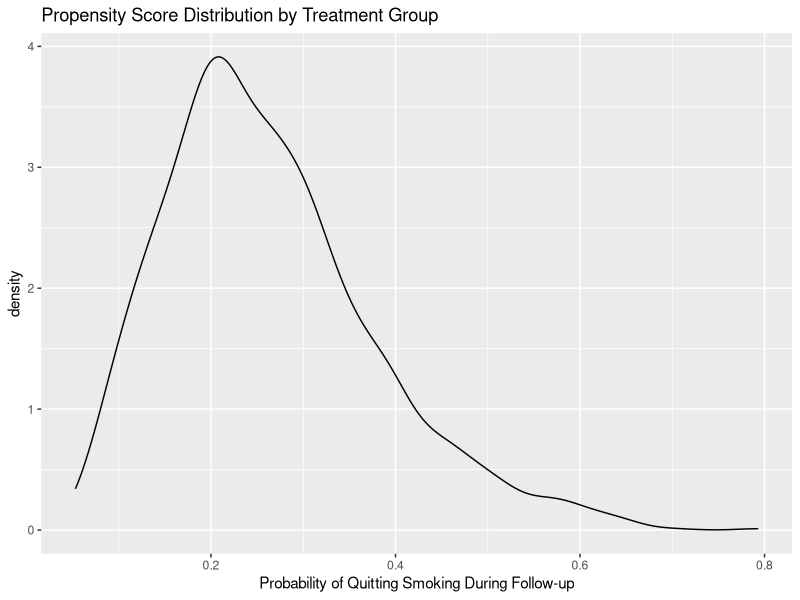
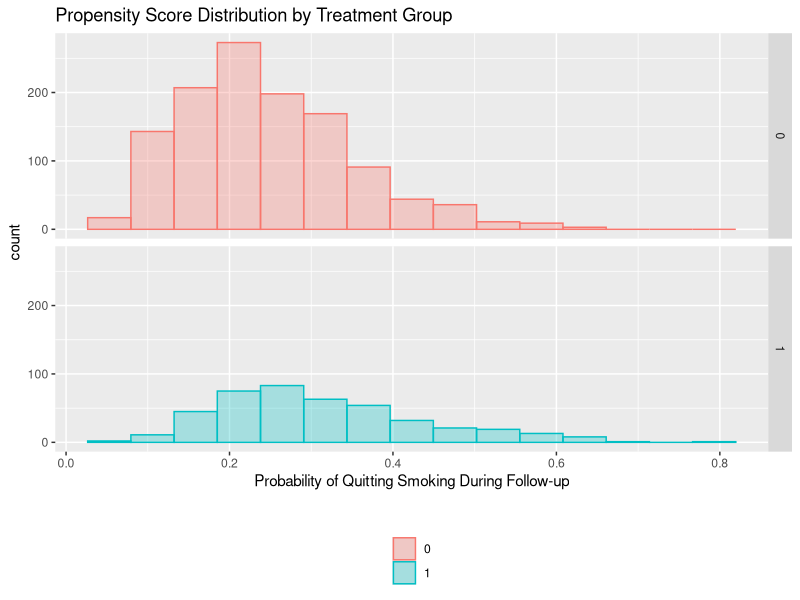

Source code (R) for these figures, in order:
## ---- chunk 1
library(here)
## ---- chunk 2
#install.packages("readxl") # install package if required
library("readxl")

nhefs <- read_excel(here("data", "NHEFS.xls"))
nhefs$cens <- ifelse(is.na(nhefs$wt82), 1, 0)

# regression on covariates, allowing for some effect modification
fit <- glm(wt82_71 ~ qsmk + sex + race + age + I(age*age) + as.factor(education)
           + smokeintensity + I(smokeintensity*smokeintensity) + smokeyrs
           + I(smokeyrs*smokeyrs) + as.factor(exercise) + as.factor(active)
           + wt71 + I(wt71*wt71) + I(qsmk*smokeintensity), data=nhefs)
summary(fit)

# (step 1) build the contrast matrix with all zeros
# this function builds the blank matrix 
# install.packages("multcomp") # install packages if necessary
library("multcomp")
makeContrastMatrix <- function(model, nrow, names) {
  m <- matrix(0, nrow = nrow, ncol = length(coef(model)))
  colnames(m) <- names(coef(model))
  rownames(m) <- names
  return(m)
}
K1 <-
  makeContrastMatrix(
    fit,
    2,
    c(
      'Effect of Quitting Smoking at Smokeintensity of 5',
      'Effect of Quitting Smoking at Smokeintensity of 40'
    )
  )
# (step 2) fill in the relevant non-zero elements 
K1[1:2, 'qsmk'] <- 1
K1[1:2, 'I(qsmk * smokeintensity)'] <- c(5, 40)

# (step 3) check the contrast matrix
K1 

# (step 4) estimate the contrasts, get tests and confidence intervals for them
estimates1 <- glht(fit, K1)
  summary(estimates1)
  confint(estimates1)

# regression on covariates, not allowing for effect modification
fit2 <- glm(wt82_71 ~ qsmk + sex + race + age + I(age*age) + as.factor(education)
           + smokeintensity + I(smokeintensity*smokeintensity) + smokeyrs
           + I(smokeyrs*smokeyrs) + as.factor(exercise) + as.factor(active)
           + wt71 + I(wt71*wt71), data=nhefs)
  
summary(fit2)
## ---- chunk 3
fit3 <- glm(qsmk ~ sex + race + age + I(age*age) + as.factor(education)
            + smokeintensity + I(smokeintensity*smokeintensity) + smokeyrs
            + I(smokeyrs*smokeyrs) + as.factor(exercise) + as.factor(active)
            + wt71 + I(wt71*wt71), data=nhefs, family=binomial())
summary(fit3)
nhefs$ps <- predict(fit3, nhefs, type="response")

summary(nhefs$ps[nhefs$qsmk==0])
summary(nhefs$ps[nhefs$qsmk==1])

# # plotting the estimated propensity score
# install.packages("ggplot2") # install packages if necessary
# install.packages("dplyr")
library("ggplot2")
library("dplyr")
ggplot(nhefs, aes(x = ps, fill = qsmk)) + geom_density(alpha = 0.2) +
  xlab('Probability of Quitting Smoking During Follow-up') +
  ggtitle('Propensity Score Distribution by Treatment Group') +
  scale_fill_discrete('') +
  theme(legend.position = 'bottom', legend.direction = 'vertical')

# alternative plot with histograms
nhefs <- nhefs %>% mutate(qsmklabel = ifelse(qsmk == 1,
                       yes = 'Quit Smoking 1971-1982',
                       no = 'Did Not Quit Smoking 1971-1982'))
ggplot(nhefs, aes(x = ps, fill = as.factor(qsmk), color = as.factor(qsmk))) +
  geom_histogram(alpha = 0.3, position = 'identity', bins=15) +
  facet_grid(as.factor(qsmk) ~ .) +
  xlab('Probability of Quitting Smoking During Follow-up') +
  ggtitle('Propensity Score Distribution by Treatment Group') +
  scale_fill_discrete('') +
  scale_color_discrete('') +
  theme(legend.position = 'bottom', legend.direction = 'vertical')
## ---- chunk 4
# calculation of deciles
nhefs$ps.dec <- cut(nhefs$ps, 
                    breaks=c(quantile(nhefs$ps, probs=seq(0,1,0.1))),
                    labels=seq(1:10),
                    include.lowest=TRUE)

#install.packages("psych") # install package if required
library("psych")
describeBy(nhefs$ps, list(nhefs$ps.dec, nhefs$qsmk))

# function to create deciles easily
decile <- function(x) {
  return(factor(quantcut(x, seq(0, 1, 0.1), labels = FALSE)))
}

# regression on PS deciles, allowing for effect modification
for (deciles in c(1:10)) {
  print(t.test(wt82_71~qsmk, data=nhefs[which(nhefs$ps.dec==deciles),]))
}

# regression on PS deciles, not allowing for effect modification
fit.psdec <- glm(wt82_71 ~ qsmk + as.factor(ps.dec), data = nhefs)
summary(fit.psdec)
confint.lm(fit.psdec)
## ---- chunk 5
#install.packages("boot") # install package if required
library("boot")

# standardization by propensity score, agnostic regarding effect modification 
std.ps <- function(data, indices) {
  d <- data[indices,] # 1st copy: equal to original one`
  # calculating propensity scores
  ps.fit <- glm(qsmk ~ sex + race + age + I(age*age) 
                + as.factor(education) + smokeintensity
                + I(smokeintensity*smokeintensity) + smokeyrs
                + I(smokeyrs*smokeyrs) + as.factor(exercise)
                + as.factor(active) + wt71 + I(wt71*wt71),
                data=d, family=binomial())
  d$pscore <- predict(ps.fit, d, type="response")
  
  # create a dataset with 3 copies of each subject
  d$interv <- -1 # 1st copy: equal to original one`
  d0 <- d # 2nd copy: treatment set to 0, outcome to missing
  d0$interv <- 0
  d0$qsmk <- 0
  d0$wt82_71 <- NA
  d1 <- d # 3rd copy: treatment set to 1, outcome to missing
  d1$interv <- 1
  d1$qsmk <- 1
  d1$wt82_71 <- NA
  d.onesample <- rbind(d, d0, d1) # combining datasets

  std.fit <- glm(wt82_71 ~ qsmk + pscore + I(qsmk*pscore), data=d.onesample)
  d.onesample$predicted_meanY <- predict(std.fit, d.onesample)

  # estimate mean outcome in each of the groups interv=-1, interv=0, and interv=1
  return(c(mean(d.onesample$predicted_meanY[d.onesample$interv==-1]),
           mean(d.onesample$predicted_meanY[d.onesample$interv==0]),
           mean(d.onesample$predicted_meanY[d.onesample$interv==1]),
           mean(d.onesample$predicted_meanY[d.onesample$interv==1])-
             mean(d.onesample$predicted_meanY[d.onesample$interv==0])))
}

# bootstrap
results <- boot(data=nhefs, statistic=std.ps, R=5)

# generating confidence intervals
se <- c(sd(results$t[,1]), sd(results$t[,2]), 
        sd(results$t[,3]), sd(results$t[,4]))
mean <- results$t0
ll <- mean - qnorm(0.975)*se
ul <- mean + qnorm(0.975)*se

bootstrap <- data.frame(cbind(c("Observed", "No Treatment", "Treatment", 
                                "Treatment - No Treatment"), mean, se, ll, ul))
bootstrap
## ---- chunk 6
# regression on the propensity score (linear term)
model6 <- glm(wt82_71 ~ qsmk + ps, data = nhefs) # p.qsmk
summary(model6)

# standarization on the propensity score
# (step 1) create two new datasets, one with all treated and one with all untreated
treated <- nhefs
  treated$qsmk <- 1

untreated <- nhefs
  untreated$qsmk <- 0

# (step 2) predict values for everyone in each new dataset based on above model
treated$pred.y <- predict(model6, treated)
untreated$pred.y <- predict(model6, untreated)

# (step 3) compare mean weight loss had all been treated vs. that had all been untreated
mean1 <- mean(treated$pred.y, na.rm = TRUE)
mean0 <- mean(untreated$pred.y, na.rm = TRUE)
mean1
mean0
mean1 - mean0

# (step 4) bootstrap a confidence interval
# number of bootstraps
nboot <- 100
# set up a matrix to store results
boots <- data.frame(i = 1:nboot,
                    mean1 = NA,
                    mean0 = NA,
                    difference = NA)
# loop to perform the bootstrapping
nhefs <- subset(nhefs, !is.na(ps) & !is.na(wt82_71)) # p.qsmk
for(i in 1:nboot) {
  # sample with replacement
  sampl <- nhefs[sample(1:nrow(nhefs), nrow(nhefs), replace = TRUE), ]
  
  # fit the model in the bootstrap sample
  bootmod <- glm(wt82_71 ~ qsmk + ps, data = sampl) # ps
  
  # create new datasets
  sampl.treated <- sampl %>%
    mutate(qsmk = 1)
  
  sampl.untreated <- sampl %>%
    mutate(qsmk = 0)
  
  # predict values
  sampl.treated$pred.y <- predict(bootmod, sampl.treated)
  sampl.untreated$pred.y <- predict(bootmod, sampl.untreated)
  
  # output results 
  boots[i, 'mean1'] <- mean(sampl.treated$pred.y, na.rm = TRUE)
  boots[i, 'mean0'] <- mean(sampl.untreated$pred.y, na.rm = TRUE)
  boots[i, 'difference'] <- boots[i, 'mean1'] - boots[i, 'mean0']
  
  # once loop is done, print the results
  if(i == nboot) {
    cat('95% CI for the causal mean difference\n')
    cat(mean(boots$difference) - 1.96*sd(boots$difference), 
        ',',
        mean(boots$difference) + 1.96*sd(boots$difference))
  }
}
